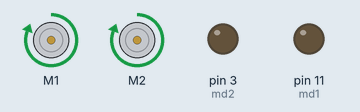
Recording of a sketch running on a simulated Arduino Uno, built with avr-gcc and run on an emulated ATmega328P. Parts: 2 × DC motor (green arrow = forward, orange = backward, longer = faster), output pins drawn as LEDs (lit = HIGH).

Above: at 3.5 s.
Timing chart, 0 to 7.6 s (numbered marks = the images above):
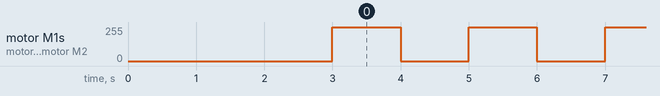

The sketch:

Test_motoare_minisumo.ino
```cpp
/*
PIN MAPPING

M1.1    - digital 3
M1.2    - digital 11
M2.1    - digital 5
M2.2    - digital 6

*/
#include <OrangutanMotors.h>
#include <util/delay.h>
#define md1 11
#define md2 3
#define ms1 5
#define ms2 6

OrangutanMotors motors;
unsigned long prev_millis;
void setup()
{
  pinMode(md1,OUTPUT);
  pinMode(md2,OUTPUT);
  pinMode(ms1,OUTPUT);
  pinMode(ms2,OUTPUT);
  digitalWrite(md1,LOW);
  digitalWrite(md2,LOW);
  digitalWrite(ms1,LOW);
  digitalWrite(ms2,LOW);
  delay(3000);
}
void loop()
{

  // prev_millis = millis();
  // if(millis()-prev_millis < 1000){
  //   PORTD &= ~(1 << PORTD5);    // drive pin PD5 low
  //   PORTD |= (1 << PORTD6);    // drive pin PD6 high
  // }
  // prev_millis = millis();
  // if(millis()-prev_millis < 1000){
  //   PORTD |= (1 << PORTD5);    // drive pin PD5 high
  //   PORTD &= ~(1 << PORTD6);    // drive pin PD6 low
  // }
   // digitalWrite(ms1,LOW);
   // analogWrite(ms2,150);
   //  delay(1000);
   // analogWrite(ms1,150);
   // digitalWrite(ms2,HIGH);
   //  delay(1000);

   // digitalWrite(md1,1);
   // analogWrite(md2,150);
   // delay(1000);
   // digitalWrite(md1,0);
   // analogWrite(md2,150);
   // delay(1000);

  // analogWrite(ms1,100);
  // analogWrite(ms2,0);
  // delay(1000);
  //analogWrite(md1,200);
  //analogWrite(md2,0);
   //digitalWrite(md2,LOW);
  motors.setSpeeds(255,255);
     delay(1000);
  motors.setSpeeds(0,0);
    delay(1000);
//    motors.setSpeeds(-200,-200);
//     delay(1000);
}
```

Measured:
- by itself, motor M1, motor M2: alternates forward 255/255 for 1.0 s and stopped for 1.0 s
